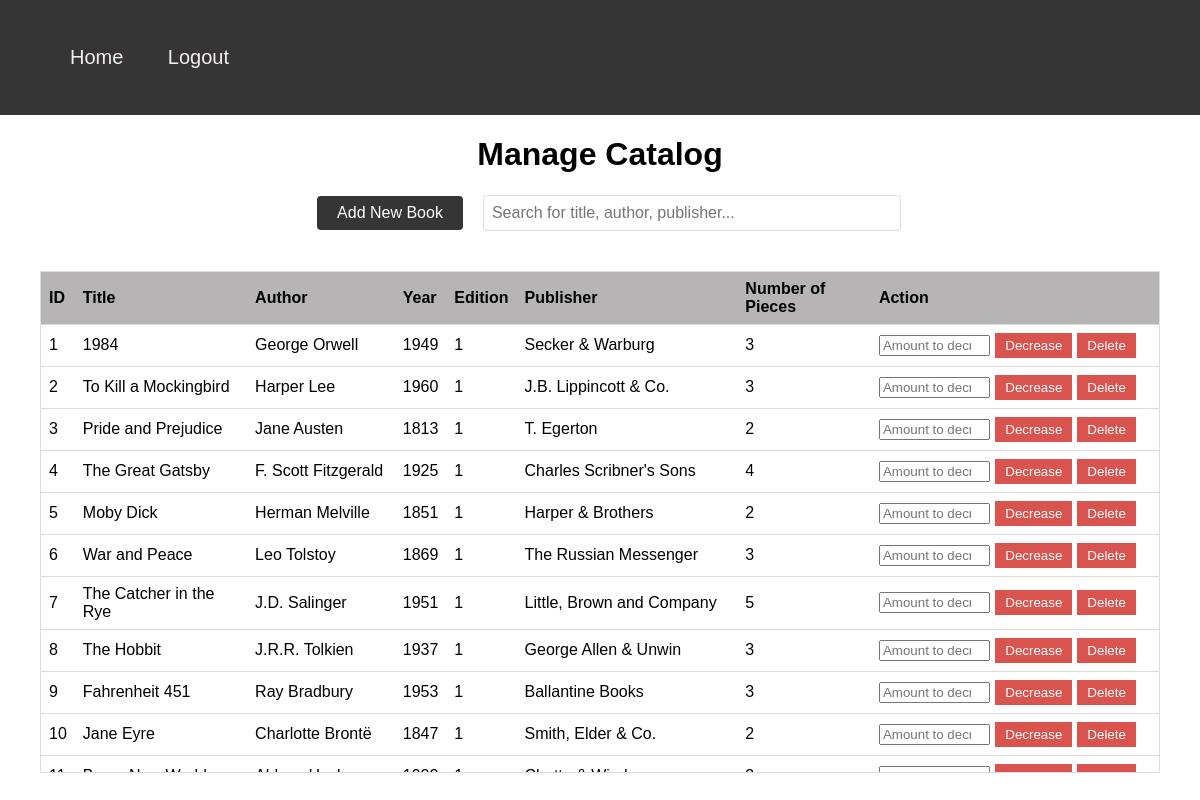
The app's page /Manage_Catalog_PHP.php (signed in) with its own data.
### tables this page shows
CREATE TABLE `book` (
  `ID` int(11) NOT NULL,
  `Title` varchar(50) NOT NULL,
  `Author` varchar(50) NOT NULL,
  `Year` varchar(50) NOT NULL,
  `Edition` int(11) NOT NULL,
  `Publisher` varchar(50) NOT NULL,
  `Pieces` int(11) NOT NULL,
  `Borrows` int(11) NOT NULL,
  `Rating` varchar(50) NOT NULL
);

### Manage_Catalog_PHP.php (the view, shortened to what this page needs)
<!DOCTYPE html>
<html lang="en">
<head>
    <link rel="stylesheet" href="Manage_Catalog_css.css">
</head>
<body>
    <nav class="navigation">
        <div class="navlist">
            <ul>
                <li class="navelement"><a href="index.php" class="navlink">Home</a></li>
                <li class="navelement"><a href="logout.php" class="navlink">Logout</a></li>
            </ul>
        </div>
    </nav>
    <h1 class="header1">Manage Catalog</h1>
    <main>
    <div class="control-container">
        <button id="toggleAddBook" class="control-btn">Add New Book</button>
        <div class="search-container">
            <input type="text" id="searchInput" placeholder="Search for title, author, publisher..." class="search-input">
        </div>
    </div>
<div class="table-container">
            <table>
                <thead>
                    <tr>
                        <th>ID</th>
                        <th>Title</th>
                        <th>Author</th>
                        <th>Year</th>
                        <th>Edition</th>
                        <th>Publisher</th>
                        <th>Number of Pieces</th>
                        <th>Action</th>
                    </tr>
                </thead>
        <?php
$servername = "localhost";
$username = "root";
$password = "";
$dbname = "library";
$conn = new mysqli($servername, $username, $password, $dbname);
$stmt = $conn->prepare("SELECT ID, Title, Author, Year, Edition, Publisher, Pieces FROM book ORDER BY ID");
$stmt->execute();
$result = $stmt->get_result();
                    if ($result->num_rows > 0) {
                        while ($row = $result->fetch_assoc()) {
                            echo "<tr>";
                            echo "<td>" . htmlspecialchars($row["ID"]) . "</td>";
                            echo "<td>" . htmlspecialchars($row["Title"]) . "</td>";
                            echo "<td>" . htmlspecialchars($row["Author"]) . "</td>";
                            echo "<td>" . htmlspecialchars($row["Year"]) . "</td>";
                            echo "<td>" . htmlspecialchars($row["Edition"]) . "</td>";
                            echo "<td>" . htmlspecialchars($row["Publisher"]) . "</td>";
                            echo "<td>" . htmlspecialchars($row["Pieces"]) . "</td>";
                            echo "<td>";
                            echo "<form action='Manage_Catalog_PHP.php' method='POST' style='display: inline;'>";
                            echo "<input type='number' class='decreasenumber' style='margin-right: 5px' name='decreasenumber' placeholder='Amount to decrease Pieces'>";
                            echo "<input type='submit' value='Decrease' class='decrease' style='margin-right: 5px' name='decrease[" . htmlspecialchars($row["ID"]) . "]'>";
                            echo "<input type='submit' value='Delete' class='delete' name='delete[" . htmlspecialchars($row["ID"]) . "]'>";
                            echo "</form>";
                            echo "</td>";
                            echo "</tr>";
                        }
                    } else {
                        echo "<tr><td colspan='8'>No data available</td></tr>";
                    }
                    ?>
            </table>
        </div>
    </main>
</body>
</html>

### Manage_Catalog_css.css (style rules this page uses)
body { margin: 0; font-family: Arial, sans-serif; justify-content: center; }
a { text-decoration: none; color: #ffffff; }
.table-container { margin: 40px; height: 500px; overflow-y: scroll; border: 1px solid #ddd; }
table { width: 100%; border-collapse: collapse; }
thead { position: sticky; top: 0; }
th { padding: 8px; text-align: left; border-bottom: 1px solid #ddd; background-color: #b6b4b4; }
td { padding: 8px; text-align: left; border-bottom: 1px solid #ddd; }
.navigation { background-color: #363535; display: flex; }
.navlist { list-style-type: none; padding: 10px; }
.header1 { text-align: center; margin-left: auto; margin-right: auto; width: fit-content; }
.navelement { display: inline-block; background-color: #363535; text-align: center; padding: 20px; }
.navlink { color: #f7efef; text-decoration: none; font-size: 20px; }
.delete, .decrease { background-color: #d9534f; color: #ffffff; border: none; padding: 5px 10px; cursor: pointer; }
.search-container { flex-grow: 1; max-width: 400px; }
.search-input { width: 100%; padding: 8px; border: 1px solid #ddd; border-radius: 4px; font-size: 16px; transition: border-color 0.3s ease; }
.decreasenumber { width: 38%; }
.control-container { display: flex; align-items: center; justify-content: center; gap: 20px; margin: 20px auto; max-width: 600px; }
.control-btn { padding: 8px 20px; background-color: #363535; color: white; border: none; border-radius: 4px; cursor: pointer; font-size: 16px; white-space: nowrap; transition: background-color 0.3s ease; }

### records on screen
book: ID "1", Title "1984", Author "George Orwell", Year "1949", Edition "1", Publisher "Secker & Warburg", Pieces "3"
book: ID "2", Title "To Kill a Mockingbird", Author "Harper Lee", Year "1960", Edition "1", Publisher "J.B. Lippincott & Co.", Pieces "3"
book: ID "3", Title "Pride and Prejudice", Author "Jane Austen", Year "1813", Edition "1", Publisher "T. Egerton", Pieces "2"
book: ID "4", Title "The Great Gatsby", Author "F. Scott Fitzgerald", Year "1925", Edition "1", Publisher "Charles Scribner's Sons", Pieces "4"
book: ID "5", Title "Moby Dick", Author "Herman Melville", Year "1851", Edition "1", Publisher "Harper & Brothers", Pieces "2"
book: ID "6", Title "War and Peace", Author "Leo Tolstoy", Year "1869", Edition "1", Publisher "The Russian Messenger", Pieces "3"
book: ID "7", Title "The Catcher in the Rye", Author "J.D. Salinger", Year "1951", Edition "1", Publisher "Little, Brown and Company", Pieces "5"
book: ID "8", Title "The Hobbit", Author "J.R.R. Tolkien", Year "1937", Edition "1", Publisher "George Allen & Unwin", Pieces "3"
book: ID "9", Title "Fahrenheit 451", Author "Ray Bradbury", Year "1953", Edition "1", Publisher "Ballantine Books", Pieces "3"
book: ID "10", Title "Jane Eyre", Author "Charlotte Brontë", Year "1847", Edition "1", Publisher "Smith, Elder & Co.", Pieces "2"
